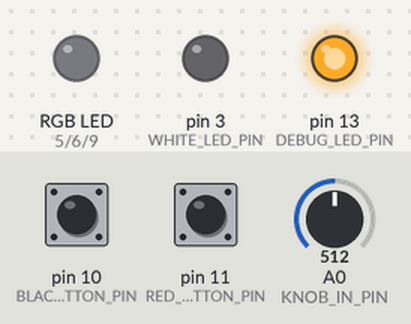
The sketch below on a simulated Arduino Uno, built with avr-gcc and run on an emulated ATmega328P. On the bench: an RGB LED mixed from three pins (HIGH = lit), output pins drawn as LEDs (lit = HIGH). Inputs (shaded band) come from the test bench; at power-on: pin 11 (RED_BUTTON_PIN) LOW, pin 10 (BLACK_BUTTON_PIN) LOW, A0 (KNOB_IN_PIN) = 512.

Above: at 1.2 s.
1.3 s: pin 11 (RED_BUTTON_PIN) pulled HIGH for 0.15 s
At 1.4 s:
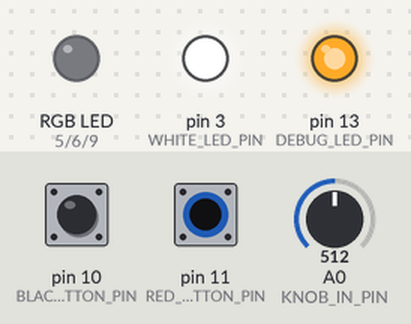
2.9 s: pin 11 (RED_BUTTON_PIN) pulled HIGH for 3.2 s
At 6.9 s:
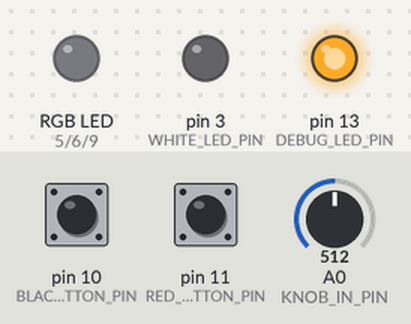
Timing chart, 0 to 8.4 s (numbered marks = the images above; inputs shaded):
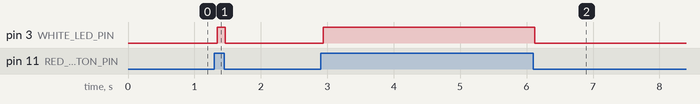

The sketch:

PanelLampArduinoSketch.ino
```cpp
/**
  Panel Lamp
  Code for the instrument panel lamp controller
*/
#include <stdint.h>
#include <arduino-timer.h>

// debug flag
bool debug = false;

// CONSTANTS AND DEFINES

// Task periods (in ms)
#define BUTTON_TASK_PERIOD_MS 10
#define LED_TASK_PERIOD_MS 20
#define KNOB_TASK_PERIOD_MS 100

// RGB cycle period (in ms) - time for one color to fade to the next
#define RGB_CYCLE_COLOR_PERIOD_MS 5000

// Knob voltage range (in mV)
#define KNOB_VOLTAGE_MAX_POS 1400
#define KNOB_VOLTAGE_MIN_POS 15

// Debug pin def
#define DEBUG_LED_PIN 13

// Button inputs
#define RED_BUTTON_PIN 11
#define BLACK_BUTTON_PIN 10

// LED Strip outputs
#define WHITE_LED_PIN 3
#define RED_LED_PIN 5
#define GREEN_LED_PIN 6
#define BLUE_LED_PIN 9

// Knob input pin
#define KNOB_IN_PIN A0
#define KNOB_POWER_CONTROL_PIN 8


// STRUCTURES

typedef enum {
    LED_MODE_OFF = 0,
    LED_MODE_WHITE_ONLY = 1,
    LED_MODE_WHITE_FLICKER = 2,
    LED_MODE_RGB_CYCLE = 3,
    LED_MODE_RED_ONLY = 4,
    LED_MODE_GREEN_ONLY = 5,
    LED_MODE_BLUE_ONLY = 6,
    LED_NUM_MODES = 7,
} led_mode_e;

// Structure to hold all panel state data that can be
// passed to each sub-task
typedef struct {
    uint8_t black_button_history;
    bool black_button_pressed;
    bool black_button_pressed_edge;
    bool black_button_released_edge;
    uint8_t red_button_history;
    bool red_button_pressed;
    bool red_button_pressed_edge;
    bool red_button_released_edge;

    led_mode_e led_mode;
    uint8_t red_led_brightness;
    uint8_t green_led_brightness;
    uint8_t blue_led_brightness;
    uint8_t white_led_brightness;

    uint32_t knob_position_mv;
    uint32_t rgb_cycle_timer_ms;  // Timer for RGB cycling

} panel_state_t;


// Global instantiation of panel state. This is ok because we are not using
// multi-threading or interrupts that would require re-entrancy.
panel_state_t panel_state;

// Global task scheduler/timer
// Allow up to 10 concurrent tasks, using ms as resolution, with handler argument of type panel_state_t*
// This allows us to schedule tasks with different periods easily
Timer<10, millis, panel_state_t*> TaskTimer;


// FUNCTION DECLARATIONS

// Tasks
bool task_update_buttons(panel_state_t* state);
bool task_update_leds(panel_state_t* state);
bool task_update_state(panel_state_t* state);
bool task_read_knob(panel_state_t* state);

// Utility functions
uint32_t sample_knob_adc_mv();
void knob_power_on();
void knob_power_off();
void update_led_cycle_state(panel_state_t* state, uint8_t brightness);
void init_state(panel_state_t* state);

// FUNCTION DEFINITIONS

/**
  Setup function run once at boot
*/
void setup() {
    Serial.begin(115200);

    // Setup button pins
    pinMode(RED_BUTTON_PIN, INPUT);
    pinMode(BLACK_BUTTON_PIN, INPUT);

    // Setup LED PWM Outputs
    pinMode(WHITE_LED_PIN, OUTPUT);
    pinMode(RED_LED_PIN, OUTPUT);
    pinMode(GREEN_LED_PIN, OUTPUT);
    pinMode(BLUE_LED_PIN, OUTPUT);
    analogWrite(WHITE_LED_PIN, 0);
    analogWrite(RED_LED_PIN, 0);
    analogWrite(GREEN_LED_PIN, 0);
    analogWrite(BLUE_LED_PIN, 0);

    // Setup ADC inputs
    pinMode(KNOB_IN_PIN, INPUT);

    // Misc.
    pinMode(DEBUG_LED_PIN, OUTPUT);
    digitalWrite(DEBUG_LED_PIN, HIGH);

    // Power on the knob circuit by default
    knob_power_on();

    // Initialize panel state
    init_state(&panel_state);

    // Setup timer tasks
    TaskTimer.every(BUTTON_TASK_PERIOD_MS, task_update_buttons, &panel_state);
    TaskTimer.every(LED_TASK_PERIOD_MS, task_update_leds, &panel_state);
    TaskTimer.every(KNOB_TASK_PERIOD_MS, task_read_knob, &panel_state);
}

void init_state(panel_state_t* state) {

    // Initialize state variables
    state->black_button_history = 0;        // Active low button, so start with all zeros
    state->black_button_pressed = false;
    state->red_button_history = 0xFF;       // Active high button, so start with all ones
    state->red_button_pressed = false;

    // Init LED brightness levels
    state->led_mode = LED_MODE_WHITE_ONLY;
    state->red_led_brightness = 0;
    state->green_led_brightness = 0;
    state->blue_led_brightness = 0;
    state->white_led_brightness = 50;

    state->knob_position_mv = 0;
    state->rgb_cycle_timer_ms = 0;
}

/**
 * Knob control pins
 * The knob measurement power control pin controls a PNP transistor that should be driven low to power the knob circuit
 * and set to high impedance (input) to turn off power to the knob circuit.
 */

void knob_power_off() {
    pinMode(KNOB_POWER_CONTROL_PIN, INPUT); // Set as input to make high impedance (off state)
}
void knob_power_on() {
    pinMode(KNOB_POWER_CONTROL_PIN, OUTPUT);  // Set as output
    digitalWrite(KNOB_POWER_CONTROL_PIN, LOW); // Power on the knob circuit (active low)
}

/**
 * Sample the knob ADC and return the voltage in mV
 */
uint32_t sample_knob_adc_mv() {
    const int NUM_SAMPLES = 10;
    uint32_t adc_value = 0;

    // Read ADC value and convert to mV
    for (int i = 0; i < NUM_SAMPLES; i++) {
        adc_value += analogRead(KNOB_IN_PIN);
    }
    adc_value /= NUM_SAMPLES;

    // Assuming 10-bit ADC and 5V reference
    uint32_t voltage_mv = (adc_value * 5000) / 1023;

    return voltage_mv;
}

/**
 * Task to read knob position and update state
 */
bool task_read_knob(panel_state_t* state) {
    // Read value of the knob position from ADC
    uint32_t knob_mv = sample_knob_adc_mv();
    state->knob_position_mv = knob_mv;

    if (debug) {
      Serial.println(knob_mv);
    }
    return true;
}

/**
 * Task called from main loop to update button states
 */
bool task_update_buttons(panel_state_t* state) {

    // Clear edge detection flags
    state->black_button_pressed_edge = false;
    state->black_button_released_edge = false;
    state->red_button_pressed_edge = false;
    state->red_button_released_edge = false;

    // Update black button history
    state->black_button_history = (state->black_button_history << 1) | (digitalRead(BLACK_BUTTON_PIN) ? 1 : 0);

    // Check for press (assuming active low)
    if ((state->black_button_history & 0x0F) == 0x03) {
        state->black_button_released_edge = true;
    } else if ((state->black_button_history & 0x0F) == 0x0C) {
        state->black_button_pressed_edge = true;
    } else if ((state->black_button_history & 0x0F) == 0x00) {
        state->black_button_pressed = true;
    } else {
        state->black_button_pressed = false;
    }

    // Update red button history
    state->red_button_history = (state->red_button_history << 1) | (digitalRead(RED_BUTTON_PIN) ? 1 : 0);

    // Check for press (active high button)
    if ((state->red_button_history & 0x0F) == 0x0C) {
        state->red_button_released_edge = true;
    } else if ((state->red_button_history & 0x0F) == 0x03) {
        state->red_button_pressed_edge = true;
    } else if ((state->red_button_history & 0x0F) == 0x0F) {
        state->red_button_pressed = true;
    } else {
        state->red_button_pressed = false;
    }

    return true;
}


/**
 * Helper function to update RGB cycle state (called from task_update_leds)
 */
void update_led_cycle_state(panel_state_t* state, uint8_t brightness) {
    uint32_t cycle_time_ms = state->rgb_cycle_timer_ms % (3 * RGB_CYCLE_COLOR_PERIOD_MS);
    uint8_t current_color = cycle_time_ms / RGB_CYCLE_COLOR_PERIOD_MS;  // 0=Red, 1=Green, 2=Blue
    uint8_t fade_progress = (cycle_time_ms % RGB_CYCLE_COLOR_PERIOD_MS) * 255 / RGB_CYCLE_COLOR_PERIOD_MS;

    state->rgb_cycle_timer_ms += LED_TASK_PERIOD_MS;

    // Set white to zero
    state->white_led_brightness = 0;

    if (current_color == 0) {
        // Fading from Red to Green
        state->red_led_brightness = brightness * (255 - fade_progress) / 255;
        state->green_led_brightness = brightness * fade_progress / 255;
        state->blue_led_brightness = 0;
    } else if (current_color == 1) {
        // Fading from Green to Blue
        state->red_led_brightness = 0;
        state->green_led_brightness = brightness * (255 - fade_progress) / 255;
        state->blue_led_brightness = brightness * fade_progress / 255;
    } else {
        // Fading from Blue to Red
        state->red_led_brightness = brightness * fade_progress / 255;
        state->green_led_brightness = 0;
        state->blue_led_brightness = brightness * (255 - fade_progress) / 255;
    }
}

/**
 * Task called from main loop to update LED states based on panel state
 */
bool task_update_leds(panel_state_t* state) {

    uint8_t brightness = (state->knob_position_mv - KNOB_VOLTAGE_MIN_POS) * 255 / (KNOB_VOLTAGE_MAX_POS - KNOB_VOLTAGE_MIN_POS);
    if (state->knob_position_mv >= KNOB_VOLTAGE_MAX_POS) {
        brightness = 255;
    } else if (state->knob_position_mv <= KNOB_VOLTAGE_MIN_POS) {
        brightness = 0;
    }

    // If red button is not pressed, turn off all LEDs
    if (!state->red_button_pressed) {
        state->white_led_brightness = 0;
        state->red_led_brightness = 0;
        state->green_led_brightness = 0;
        state->blue_led_brightness = 0;

    } else {

        // Depending on mode, set LED brightness levels
        switch (state->led_mode) {
            case LED_MODE_OFF:
                state->white_led_brightness = 0;
                state->red_led_brightness = 0;
                state->green_led_brightness = 0;
                state->blue_led_brightness = 0;
                break;

            case LED_MODE_WHITE_ONLY:
                state->white_led_brightness = brightness;
                state->red_led_brightness = 0;
                state->green_led_brightness = 0;
                state->blue_led_brightness = 0;
                break;

            case LED_MODE_WHITE_FLICKER:
                // Simulate flicker by random brightness between 70-100%
                state->white_led_brightness = 70 + (analogRead(A1) % 31);
                state->red_led_brightness = 0;
                state->green_led_brightness = 0;
                state->blue_led_brightness = 0;
                break;

            case LED_MODE_RED_ONLY:
                state->white_led_brightness = 0;
                state->red_led_brightness = brightness;
                state->green_led_brightness = 0;
                state->blue_led_brightness = 0;
                break;

            case LED_MODE_GREEN_ONLY:
                state->white_led_brightness = 0;
                state->red_led_brightness = 0;
                state->green_led_brightness = brightness;
                state->blue_led_brightness = 0;
                break;

            case LED_MODE_BLUE_ONLY:
                state->white_led_brightness = 0;
                state->red_led_brightness = 0;
                state->green_led_brightness = 0;
                state->blue_led_brightness = brightness;
                break;

            case LED_MODE_RGB_CYCLE:
                // Cycle through RGB colors with smooth fading transitions
                update_led_cycle_state(state, brightness);
                break;

            default:
                // Should not happen
                state->white_led_brightness = 0;
                state->red_led_brightness = 0;
                state->green_led_brightness = 0;
                state->blue_led_brightness = 0;
                break;
        }
    }

    // Actually set the PWM duty cycles
    analogWrite(WHITE_LED_PIN, state->white_led_brightness);
    analogWrite(RED_LED_PIN, state->red_led_brightness);
    analogWrite(GREEN_LED_PIN, state->green_led_brightness);
    analogWrite(BLUE_LED_PIN, state->blue_led_brightness);

    return true;
}

/**
 * Update state variables based on inputs (buttons, knob, etc.)
 */
bool task_update_state(panel_state_t* state) {

    // Handle transition to next LED mode on black button press
    if (state->black_button_pressed_edge) {
        state->black_button_pressed_edge = false;

        // Go to the next state
        state->led_mode = (led_mode_e)((state->led_mode + 1) % LED_NUM_MODES);

        if (debug) {
            Serial.print("LED mode changed to ");
            Serial.println(state->led_mode);
        }
    }

    return true;
}

/**
  Main loop
*/
void loop() {
    // Update scheduled tasks
    TaskTimer.tick();

    // Update state based on inputs every loop iteration
    task_update_state(&panel_state);
}
```

Measured:
- after the input at 1.3 s, pin 3 (WHITE_LED_PIN): LOW → HIGH at once, → LOW 0.12 s later
- after the input at 2.9 s, pin 3 (WHITE_LED_PIN): LOW → HIGH at once, → LOW 3.2 s later
